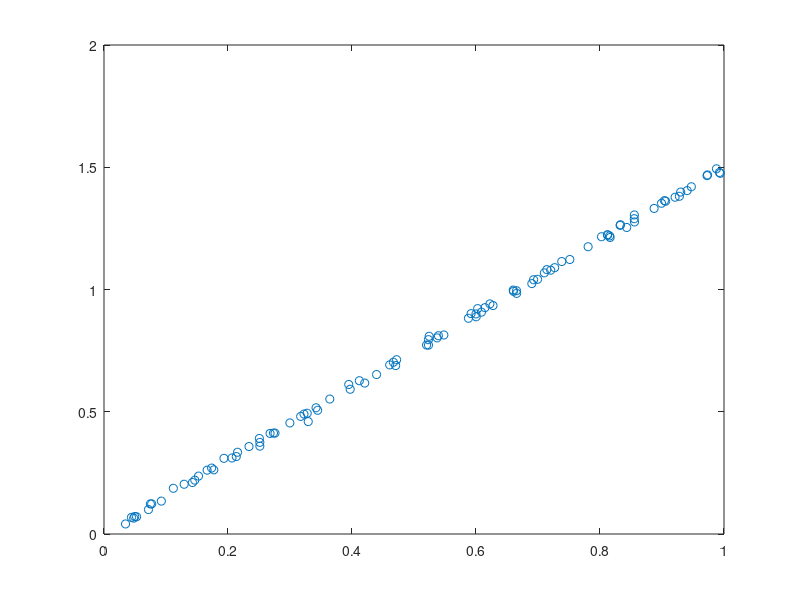

MATLAB code for this plot:
% Gera valores em torno de uma reta
clear; clc

a= 1.5;     % Declive da reta
N= 100;      % Numero de pontos
x= rand(1,N);
y= a*x+0.01*randn(1,N);

figure(1)
plot(x,y,'o')

